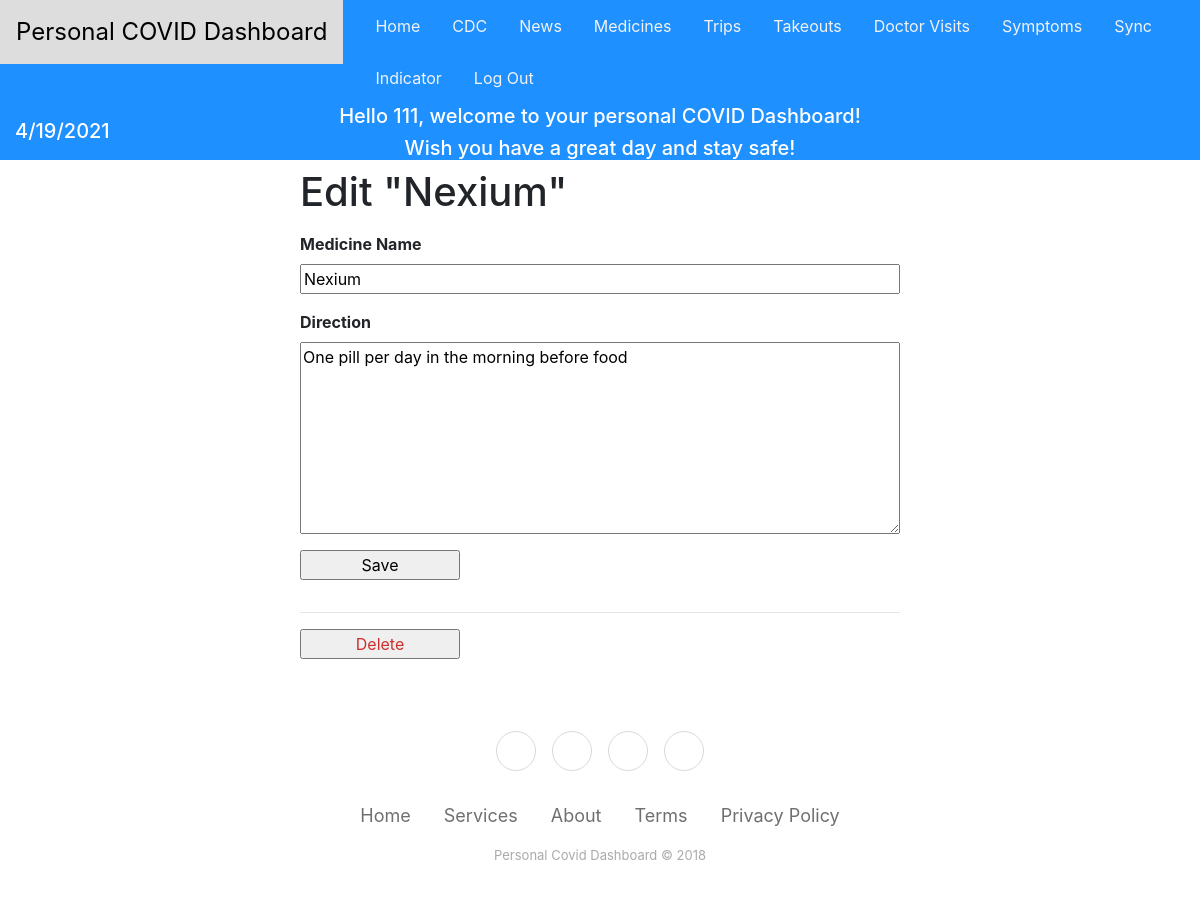
/medicine/4/update (signed in), run on the app's committed database.
### tables this page shows
CREATE TABLE user (
  id INTEGER PRIMARY KEY AUTOINCREMENT,
  username TEXT UNIQUE NOT NULL,
  password TEXT NOT NULL
);

CREATE TABLE medicine (
  id INTEGER PRIMARY KEY AUTOINCREMENT,
  author_id INTEGER NOT NULL,
  created TIMESTAMP NOT NULL DEFAULT CURRENT_TIMESTAMP,
  med_name TEXT NOT NULL,
  direction TEXT NOT NULL,
  FOREIGN KEY (author_id) REFERENCES user (id)
);

### dashboard/medicine.py (the view, shortened to what this page needs)
@bp.route('/<int:id>/update', methods=('GET', 'POST'))
@login_required
def update(id):
    post = get_post(id)
    return render_template('medicine/medUpdate.html', medicine=post)

### dashboard/auth.py (called while the page is built)
@bp.before_app_request
def load_logged_in_user():
    user_id = session.get('user_id')
    if user_id is None:
        g.user = None
    else:
        g.user = get_db().execute(
            'SELECT * FROM user WHERE id = ?', (user_id,)
        ).fetchone()

def login_required(view):
    @functools.wraps(view)
    def wrapped_view(**kwargs):
        if g.user is None:
            return redirect(url_for('auth.login'))
        return view(**kwargs)
    return wrapped_view

### dashboard/db.py (called while the page is built)
def get_db():
    if 'db' not in g:
        g.db = sqlite3.connect(
            current_app.config['DATABASE'],
            detect_types=sqlite3.PARSE_DECLTYPES
        )
        g.db.row_factory = sqlite3.Row
    return g.db

### dashboard/medicine.py (called while the page is built)
def get_post(id, check_author=True):
    post = get_db().execute(
        'SELECT m.id, med_name, direction, created, author_id, username'
        ' FROM medicine m JOIN user u ON m.author_id = u.id'
        ' WHERE m.id = ?',
        (id,)
    ).fetchone()
    if post is None:
        abort(404, "Post id {0} doesn't exist.".format(id))
    if check_author and post['author_id'] != g.user['id']:
        abort(403)
    return post

### dashboard/templates/medicine/medUpdate.html
{% extends 'base.html' %}
{% block header %}
  <h1>{% block title %}Edit "{{ medicine['med_name'] }}"{% endblock %}</h1>
{% endblock %}
{% block content %}
  <form method="post">
    <label for="title">Medicine Name</label>
    <input name="title" id="title"
      value="{{ request.form['med_name'] or medicine['med_name'] }}" required>
    <label for="body">Direction</label>
    <textarea name="body" id="body">{{ request.form['direction'] or medicine['direction'] }}</textarea>
    <input type="submit" value="Save">
  </form>
  <hr>
  <form action="{{ url_for('medicine.delete', id=medicine['id']) }}" method="post">
    <input class="danger" type="submit" value="Delete" onclick="return confirm('Are you sure?');">
  </form>
{% endblock %}

### dashboard/templates/base.html (shortened to what this page needs)
<!doctype html>
<head>
  <link rel="stylesheet" href="https://cdnjs.cloudflare.com/ajax/libs/twitter-bootstrap/4.1.3/css/bootstrap.min.css">
  <link rel="stylesheet" href="https://cdnjs.cloudflare.com/ajax/libs/ionicons/2.0.1/css/ionicons.min.css">
  <link rel="stylesheet" href="assets/css/style.css">
  <link rel="stylesheet" href="https://maxcdn.bootstrapcdn.com/bootstrap/4.5.2/css/bootstrap.min.css">
  <link rel="stylesheet" href="//apps.bdimg.com/libs/jqueryui/1.10.4/css/jquery-ui.min.css">
  <link rel="stylesheet" href="jqueryui/style.css">
</head>
<div class="topnav">
  <a class="navbar-brand" style="font-size: x-large" href="http://127.0.0.1:5000/">Personal COVID Dashboard</a>
    {% if g.user %}
      <a href="{{ url_for('blog.index') }}">Home</a>
      <a href="https://www.cdc.gov/">CDC</a>
      <a href="{{ url_for('news.index') }}">News</a>
      <a href="{{ url_for('medicine.index') }}">Medicines</a>
      <a href="{{ url_for('trip.index') }}">Trips</a>
      <a href="{{ url_for('takeout.index') }}">Takeouts</a>
      <a href="{{ url_for('doctor.index') }}">Doctor Visits</a>
      <a href="{{ url_for('symptom.index') }}">Symptoms</a>
      <a href="https://www.fitbit.com/">Sync</a>
      <a href="{{ url_for('indicator.index') }}">Indicator</a>
      <a href="{{ url_for('auth.logout') }}">Log Out</a>
    {% else %}
    <div class="auth">
      <a href="{{ url_for('auth.register') }}" style="padding-top: 22px;">Register</a>
      <a href="{{ url_for('auth.login') }}" style="padding-top: 22px;">Log In</a>
    </div>
    {% endif %}
</div>
{% if g.user %}
  <div class="welcome" style="background-color: #1E90FF">
    <div class="current-date">
      <h5 style="color: white;width: 100px;position: fixed;padding-top: 15px;padding-left: 15px;">
      </h5>
    </div>
    <div class="welcome-word" style="text-align: center">
      <h5 style="color: white">Hello {{g.user['username']}}, welcome to your personal COVID Dashboard!</h5>
      <h5 style="color: white"> Wish you have a great day and stay safe!</h5>
    </div>
  </div>
{% endif %}
<section class="content" style="padding-left: 300px; padding-right:300px">
  <header>
    {% block header %}{% endblock %}
  </header>
  {% block content %}{% endblock %}
</section>
<div class="footer-basic">
        <footer>
            <div class="social"><a href="#"></a><a href="#"></a><a href="#"></a><a href="#"></a></div>
            <ul class="list-inline">
                <li class="list-inline-item"><a href="#">Home</a></li>
                <li class="list-inline-item"><a href="#">Services</a></li>
                <li class="list-inline-item"><a href="#">About</a></li>
                <li class="list-inline-item"><a href="#">Terms</a></li>
                <li class="list-inline-item"><a href="#">Privacy Policy</a></li>
            </ul>
            <p class="copyright">Personal Covid Dashboard © 2018</p>
        </footer>
    </div>

### dashboard/static/style.css (style rules this page uses)
.content form { margin: 1em 0; display: flex; flex-direction: column; }
.content label { font-weight: bold; margin-bottom: 0.5em; }
.content input, .content textarea { margin-bottom: 1em; }
.content textarea { min-height: 12em; resize: vertical; }
input.danger { color: #cc2f2e; }
input[type=submit] { align-self: start; min-width: 10em; }

### dashboard/templates/base.html (style rules this page uses)
.topnav { overflow: hidden; background-color: #1E90FF; }
.topnav a { float: left; display: block; color: #f2f2f2; text-align: center; padding: 14px 16px; text-decoration: none; }
.footer-basic { padding:40px 0; background-color:#ffffff; color:#4b4c4d; }
.footer-basic ul { padding:0; list-style:none; text-align:center; font-size:18px; line-height:1.6; margin-bottom:0; }
.footer-basic li { padding:0 10px; }
.footer-basic ul a { color:inherit; text-decoration:none; opacity:0.8; }
.footer-basic .social { text-align:center; padding-bottom:25px; }
.footer-basic .social > a { font-size:24px; width:40px; height:40px; line-height:40px; display:inline-block; text-align:center; border-radius:50%; border:1px solid #ccc; margin:0 8px; color:inherit; opacity:0.75; }
.footer-basic .copyright { margin-top:15px; text-align:center; font-size:13px; color:#aaa; margin-bottom:0; }
.content form { margin: 1em 0; display: flex; flex-direction: column; }
.content label { font-weight: bold; margin-bottom: 0.5em; }
.content input, .content textarea { margin-bottom: 1em; }
.content textarea { min-height: 12em; resize: vertical; }
input.danger { color: #cc2f2e; }
input[type=submit] { align-self: start; min-width: 10em; }

### data on the page
user: user.username "111"
medicine: med_name "Nexium", title "Nexium", body "One pill per day in the morning before food"
